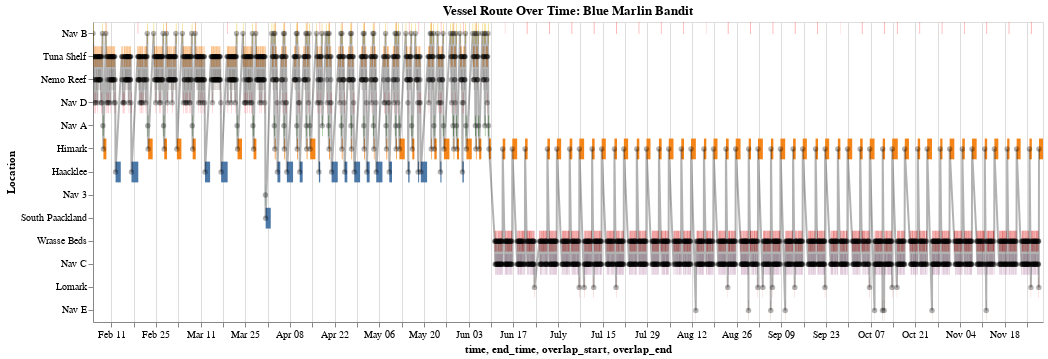

The notebook cell saved with this chart:
### Code cell
# Prepare vessel data
vessel_id = 'bluemarlinbandit292' # Example vessel ID
vessel_data_sorted, location_to_y = prepare_vessel_data(sorted_pings, vessel_id)

# Static visualization
plot_vessel_timeline_static(vessel_data_sorted, location_to_y, harbor_palette)

# Interactive visualization
chart = plot_vessel_timeline_interactive(vessel_data_sorted, location_to_y)
chart.display()

### Figure 1 — Vega-Lite specification as saved in the notebook (floating-point values rounded to 4 significant figures; data arrays with more than 128 entries replaced by an {"elided": "..."} marker saying what was removed)
{"config": {"view": {"continuousWidth": 300, "continuousHeight": 300}}, "layer": [{"data": {"name": "data-1cdcb2f53035599704030ae80dda84b6"}, "mark": {"type": "bar"}, "encoding": {"color": {"field": "source", "legend": null, "type": "nominal"}, "tooltip": [{"field": "source", "type": "nominal"}, {"field": "time", "type": "temporal"}, {"field": "end_time", "type": "temporal"}, {"field": "dwell_hours", "type": "quantitative"}], "x": {"field": "time", "type": "temporal"}, "x2": {"field": "end_time"}, "y": {"field": "source", "sort": ["Nav B", "Tuna Shelf", "Nemo Reef", "Nav D", "Nav A", "Himark", "Haacklee", "Nav 3", "South Paackland", "Wrasse Beds", "Nav C", "Lomark", "Nav E"], "title": "Location", "type": "nominal"}}, "name": "view_5"}, {"data": {"name": "data-7e5c78959d5e716a9af7c3aed14ae5a0"}, "mark": {"type": "bar", "color": "red", "opacity": 0.3}, "encoding": {"x": {"field": "overlap_start", "type": "temporal"}, "x2": {"field": "overlap_end"}, "y": {"value": 0}, "y2": {"value": 12}}}, {"data": {"name": "data-1cdcb2f53035599704030ae80dda84b6"}, "mark": {"type": "line", "point": true}, "encoding": {"color": {"value": "black"}, "detail": {"field": "target", "type": "nominal"}, "opacity": {"value": 0.3}, "x": {"field": "time", "type": "temporal"}, "y": {"field": "source", "sort": ["Nav B", "Tuna Shelf", "Nemo Reef", "Nav D", "Nav A", "Himark", "Haacklee", "Nav 3", "South Paackland", "Wrasse Beds", "Nav C", "Lomark", "Nav E"], "type": "nominal"}}}], "height": 300, "params": [{"name": "param_10", "select": {"type": "interval", "encodings": ["x", "y"]}, "bind": "scales", "views": ["view_5"]}], "title": "Vessel Route Over Time: Blue Marlin Bandit", "width": 950, "$schema": "https://vega.github.io/schema/vega-lite/v5.20.1.json", "datasets": {"data-1cdcb2f53035599704030ae80dda84b6": {"elided": "2633 records"}, "data-7e5c78959d5e716a9af7c3aed14ae5a0": {"elided": "1274 records"}}}
